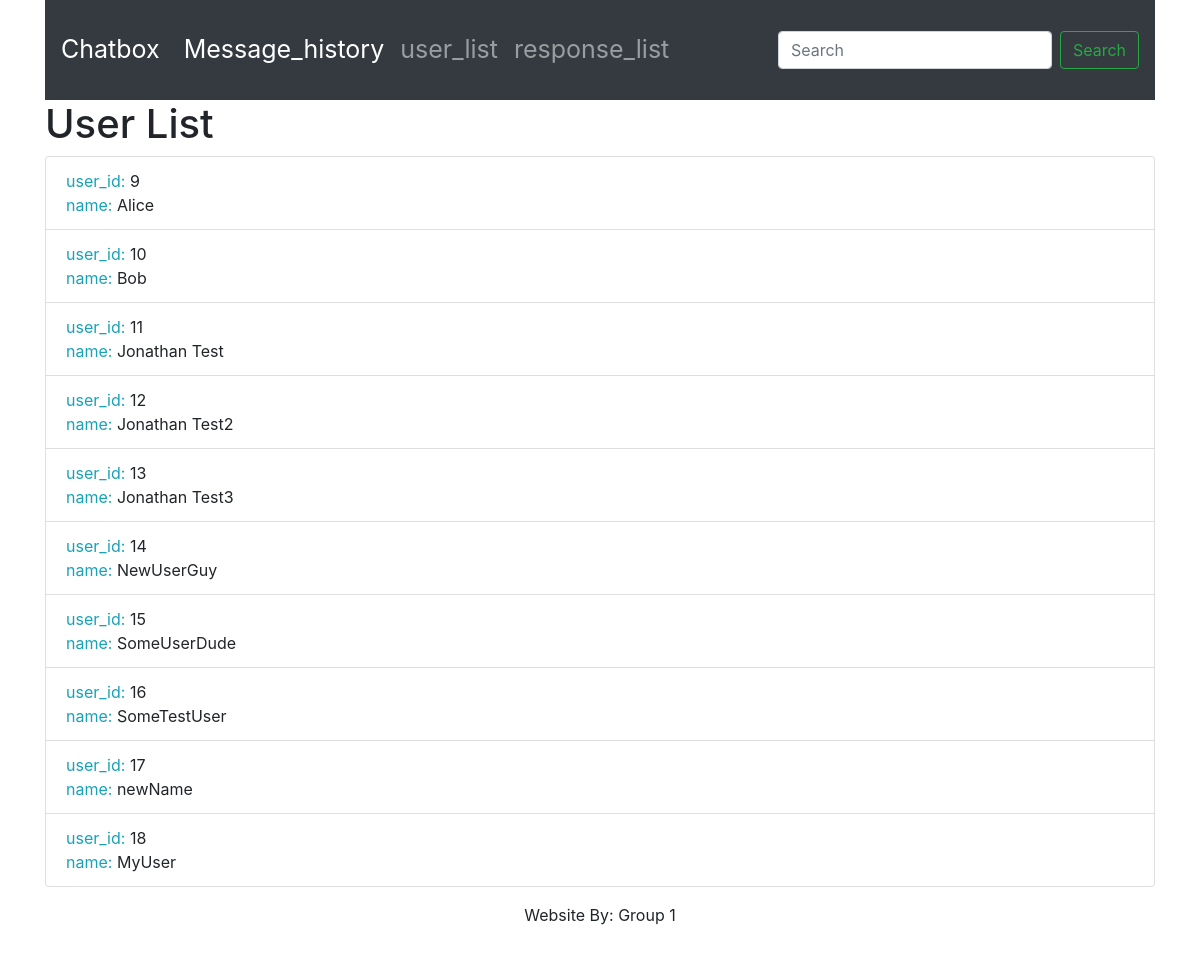
/user_list/, run on an earlier commit of the app's database.
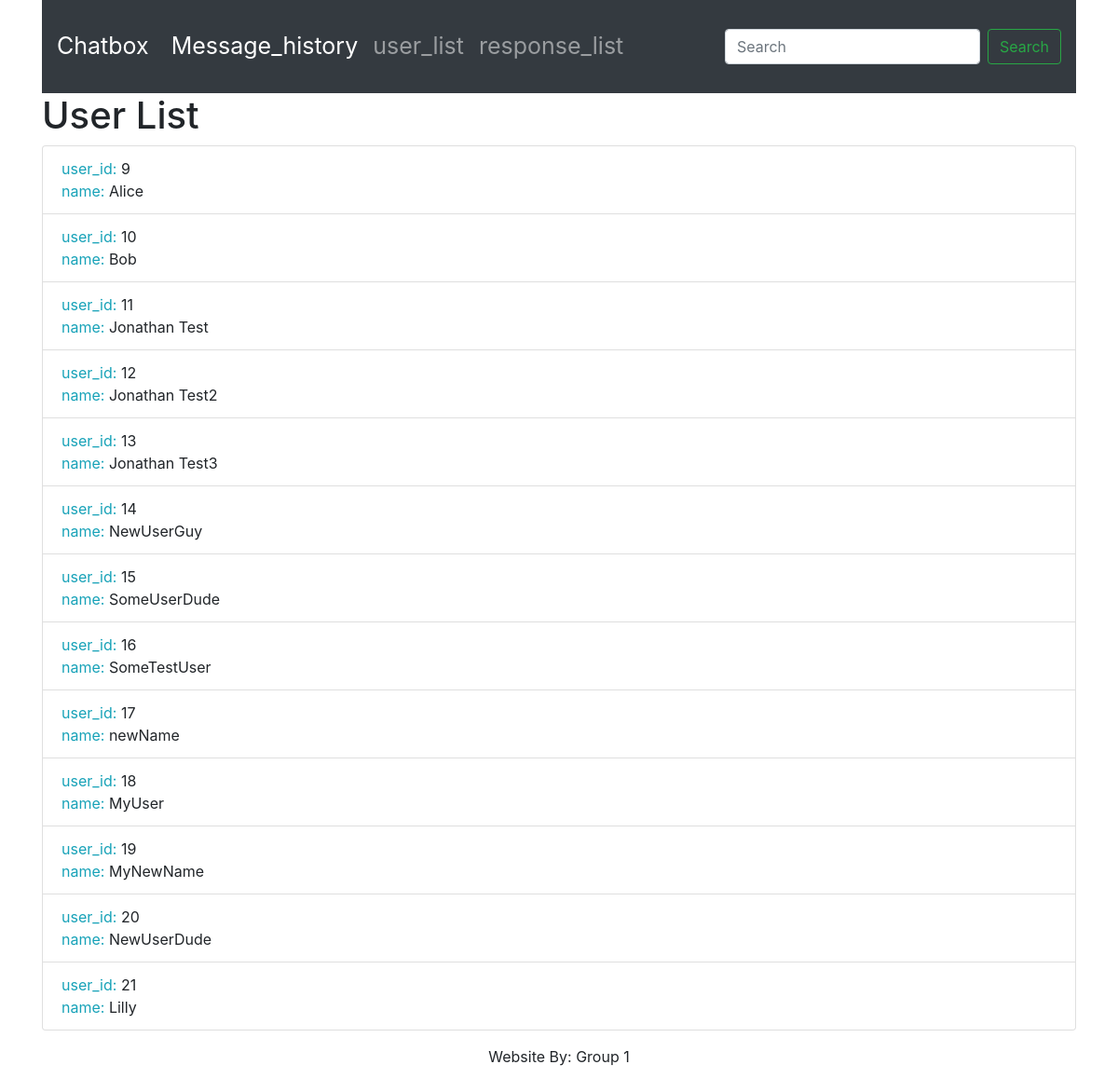
And on a later commit of the database.
### chatbox/models.py (models this page shows)
class User(models.Model):
    name = models.CharField(max_length=50,help_text="The user name")

### chatbox/views.py (the view)
# urls.py: path('user_list/', views.user_list, name='user_list'),
def user_list(request):
    users = User.objects.all()
    users_list = []
    for user in users:
        users_list.append({"user": user})
    context = {
        "users_list": users_list
    }
    return render(request, "chatbox/user_list.html", context)

### chatbox/templates/chatbox/user_list.html
{% extends 'chatbox/base.html' %}
{% block content %}
<h1>User List</h1>
<ul class="list-group">
  {% for item in users_list %}
  <li class="list-group-item">
      <span class="text-info">user_id: </span> <span>{{ item.user.id }}</span>
      <br>
      <span class="text-info">name: </span><span>{{ item.user.name }}</span>
  </li>
  {% endfor %}
</ul>
{% endblock %}

What changed in the data, as far as the page shows it:
added User: user.id "19", user.name "MyNewName"
added User: user.id "20", user.name "NewUserDude"
added User: user.id "21", user.name "Lilly"
